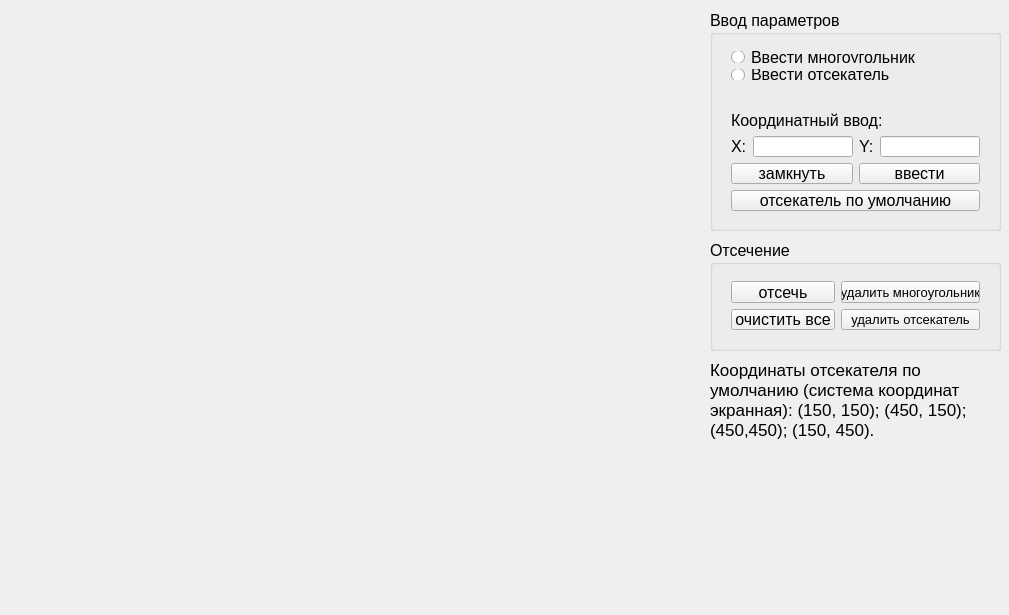
<?xml version="1.0" encoding="UTF-8"?>
<ui version="4.0">
 <class>MainWindow</class>
 <widget class="QMainWindow" name="MainWindow">
  <property name="geometry">
   <rect>
    <x>0</x>
    <y>0</y>
    <width>1009</width>
    <height>615</height>
   </rect>
  </property>
  <property name="font">
   <font>
    <pointsize>10</pointsize>
   </font>
  </property>
  <property name="windowTitle">
   <string>Лабораторная работа №8. Отсечение выпуклым многоугольником.</string>
  </property>
  <widget class="QWidget" name="centralWidget">
   <widget class="QWidget" name="draw_widget" native="true">
    <property name="geometry">
     <rect>
      <x>10</x>
      <y>10</y>
      <width>690</width>
      <height>590</height>
     </rect>
    </property>
   </widget>
   <widget class="QGroupBox" name="groupBox_2">
    <property name="geometry">
     <rect>
      <x>710</x>
      <y>10</y>
      <width>291</width>
      <height>221</height>
     </rect>
    </property>
    <property name="font">
     <font>
      <pointsize>12</pointsize>
     </font>
    </property>
    <property name="title">
     <string>Ввод параметров</string>
    </property>
    <widget class="QWidget" name="layoutWidget">
     <property name="geometry">
      <rect>
       <x>10</x>
       <y>30</y>
       <width>293</width>
       <height>51</height>
      </rect>
     </property>
     <layout class="QVBoxLayout" name="verticalLayout">
      <item>
       <widget class="QRadioButton" name="add_poly_radioButton">
        <property name="text">
         <string>Ввести многоугольник</string>
        </property>
       </widget>
      </item>
      <item>
       <widget class="QRadioButton" name="add_cutter_radioButton">
        <property name="text">
         <string>Ввести отсекатель</string>
        </property>
       </widget>
      </item>
     </layout>
    </widget>
    <widget class="QWidget" name="">
     <property name="geometry">
      <rect>
       <x>10</x>
       <y>90</y>
       <width>271</width>
       <height>122</height>
      </rect>
     </property>
     <layout class="QVBoxLayout" name="verticalLayout_4">
      <item>
       <widget class="QLabel" name="label_3">
        <property name="text">
         <string>Координатный ввод:</string>
        </property>
       </widget>
      </item>
      <item>
       <layout class="QHBoxLayout" name="horizontalLayout_2">
        <item>
         <widget class="QLabel" name="label">
          <property name="font">
           <font>
            <pointsize>12</pointsize>
           </font>
          </property>
          <property name="text">
           <string>X:</string>
          </property>
         </widget>
        </item>
        <item>
         <widget class="QLineEdit" name="x_edit">
          <property name="font">
           <font>
            <pointsize>12</pointsize>
           </font>
          </property>
         </widget>
        </item>
        <item>
         <widget class="QLabel" name="label_2">
          <property name="font">
           <font>
            <pointsize>12</pointsize>
           </font>
          </property>
          <property name="text">
           <string>Y:</string>
          </property>
         </widget>
        </item>
        <item>
         <widget class="QLineEdit" name="y_edit">
          <property name="font">
           <font>
            <pointsize>12</pointsize>
           </font>
          </property>
         </widget>
        </item>
       </layout>
      </item>
      <item>
       <layout class="QHBoxLayout" name="horizontalLayout_3">
        <item>
         <widget class="QPushButton" name="close_pushButton">
          <property name="text">
           <string>замкнуть</string>
          </property>
         </widget>
        </item>
        <item>
         <widget class="QPushButton" name="add_point_pushButton">
          <property name="font">
           <font>
            <pointsize>12</pointsize>
            <stylestrategy>PreferDefault</stylestrategy>
           </font>
          </property>
          <property name="text">
           <string>ввести</string>
          </property>
         </widget>
        </item>
       </layout>
      </item>
      <item>
       <widget class="QPushButton" name="default_pushButton">
        <property name="font">
         <font>
          <pointsize>12</pointsize>
         </font>
        </property>
        <property name="text">
         <string>отсекатель по умолчанию</string>
        </property>
       </widget>
      </item>
     </layout>
    </widget>
   </widget>
   <widget class="QLabel" name="label_12">
    <property name="geometry">
     <rect>
      <x>710</x>
      <y>360</y>
      <width>291</width>
      <height>101</height>
     </rect>
    </property>
    <property name="font">
     <font>
      <pointsize>13</pointsize>
     </font>
    </property>
    <property name="text">
     <string>Координаты отсекателя по умолчанию (система координат экранная): (150, 150); (450, 150); (450,450); (150, 450).</string>
    </property>
    <property name="textFormat">
     <enum>Qt::AutoText</enum>
    </property>
    <property name="scaledContents">
     <bool>false</bool>
    </property>
    <property name="alignment">
     <set>Qt::AlignLeading|Qt::AlignLeft|Qt::AlignTop</set>
    </property>
    <property name="wordWrap">
     <bool>true</bool>
    </property>
   </widget>
   <widget class="QGroupBox" name="groupBox">
    <property name="geometry">
     <rect>
      <x>710</x>
      <y>240</y>
      <width>291</width>
      <height>111</height>
     </rect>
    </property>
    <property name="font">
     <font>
      <pointsize>12</pointsize>
     </font>
    </property>
    <property name="title">
     <string>Отсечение</string>
    </property>
    <widget class="QWidget" name="">
     <property name="geometry">
      <rect>
       <x>10</x>
       <y>30</y>
       <width>271</width>
       <height>71</height>
      </rect>
     </property>
     <layout class="QHBoxLayout" name="horizontalLayout">
      <item>
       <layout class="QVBoxLayout" name="verticalLayout_2">
        <item>
         <widget class="QPushButton" name="cut_pushButton">
          <property name="font">
           <font>
            <pointsize>12</pointsize>
           </font>
          </property>
          <property name="text">
           <string>отсечь</string>
          </property>
         </widget>
        </item>
        <item>
         <widget class="QPushButton" name="clear_all_pushButton">
          <property name="font">
           <font>
            <pointsize>12</pointsize>
           </font>
          </property>
          <property name="text">
           <string>очистить все</string>
          </property>
         </widget>
        </item>
       </layout>
      </item>
      <item>
       <layout class="QVBoxLayout" name="verticalLayout_3">
        <item>
         <widget class="QPushButton" name="clear_poly_pushButton">
          <property name="font">
           <font>
            <pointsize>10</pointsize>
           </font>
          </property>
          <property name="text">
           <string>удалить многоугольник</string>
          </property>
         </widget>
        </item>
        <item>
         <widget class="QPushButton" name="clear_cutter_pushButton">
          <property name="font">
           <font>
            <pointsize>10</pointsize>
           </font>
          </property>
          <property name="text">
           <string>удалить отсекатель</string>
          </property>
         </widget>
        </item>
       </layout>
      </item>
     </layout>
    </widget>
   </widget>
  </widget>
 </widget>
 <layoutdefault spacing="6" margin="11"/>
 <resources/>
 <connections/>
</ui>
